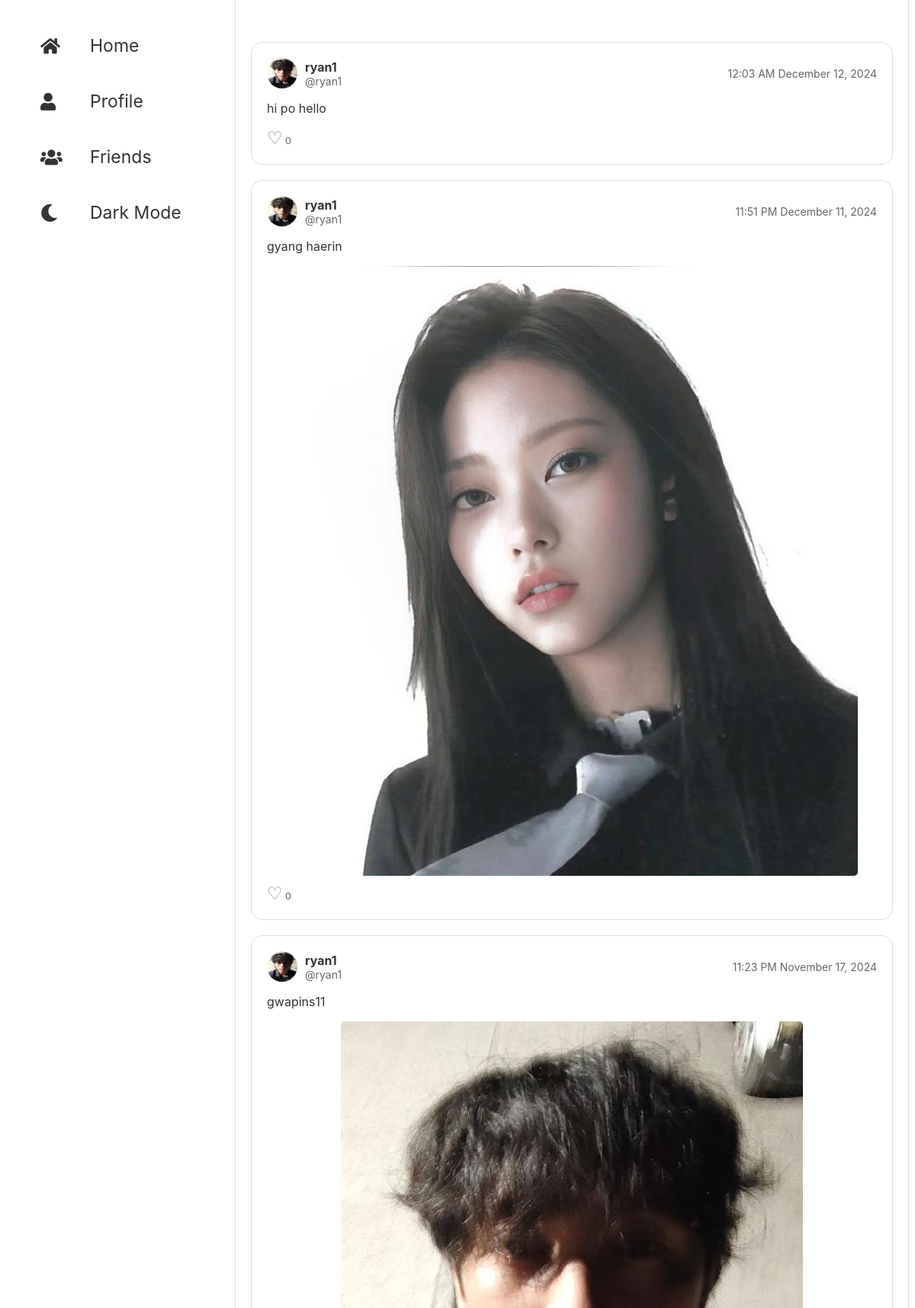
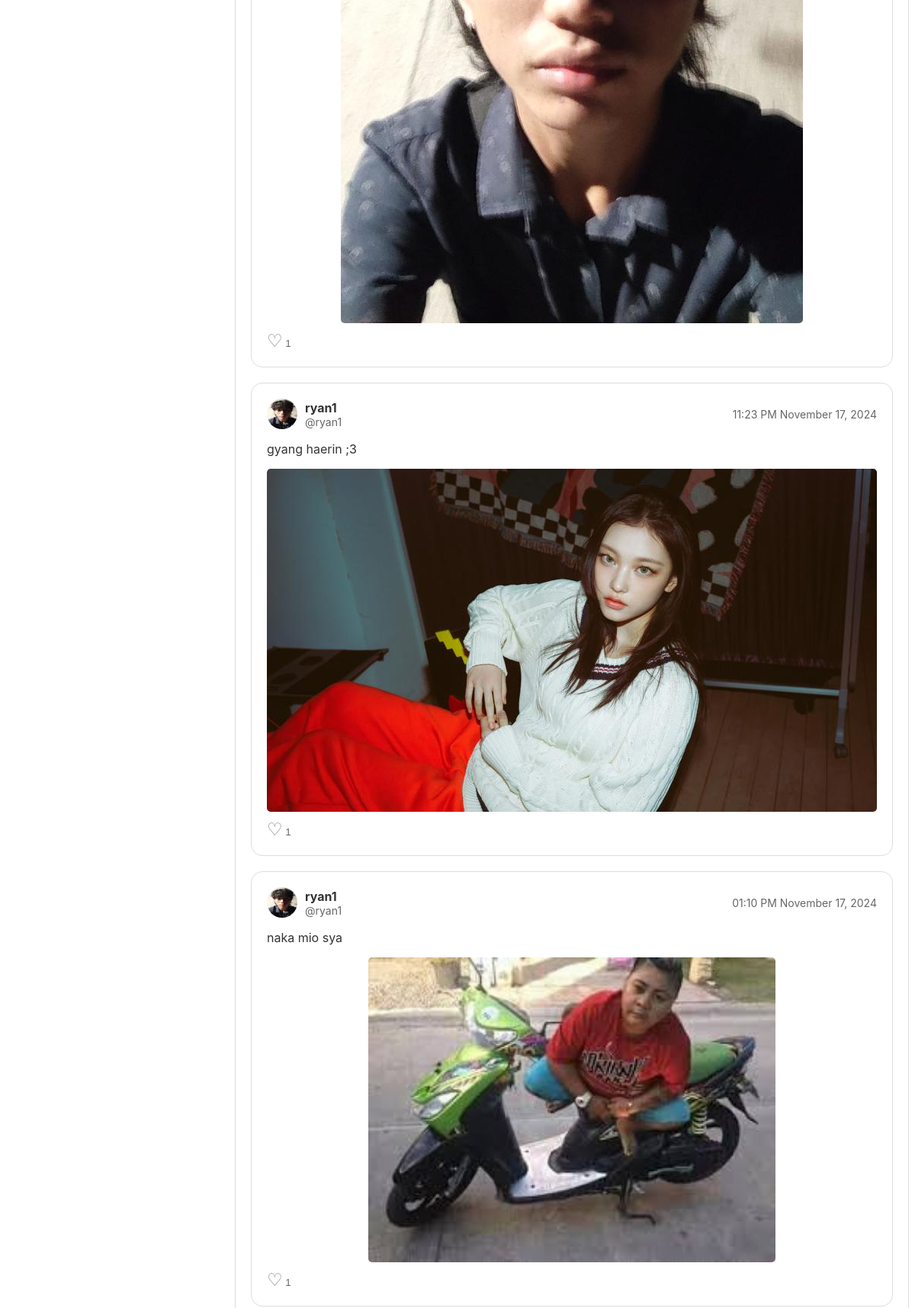
Screenshot of /blog/ (upper part) with the database file from the repository (2 pictures, top to bottom).
### blog/models.py (models this page shows, shortened)
class BlogPost(models.Model):
    content = models.TextField()
    date_posted = models.DateTimeField(default=timezone.now)
    author = models.ForeignKey(settings.AUTH_USER_MODEL, on_delete=models.CASCADE)
    image = models.ImageField(upload_to='blog_images/', blank=True, null=True)

class Profile(models.Model):
    user = models.OneToOneField(User, on_delete=models.CASCADE)
    bio = models.TextField(blank=True)
    profile_picture = models.ImageField(upload_to='profile_pics/', blank=True)

class Like(models.Model):
    user = models.ForeignKey(User, on_delete=models.CASCADE)
    post = models.ForeignKey(BlogPost, on_delete=models.CASCADE, related_name='likes')
    created_at = models.DateTimeField(auto_now_add=True)
    class Meta:
        unique_together = ('user', 'post')  # Ensure a user can only like a post once

### blog/views.py (the view, shortened to what this page needs)
# urls.py: path('', views.blog_list,),  # Blog list
def blog_list(request):
    print(f"LOGIN_REDIRECT_URL: {settings.LOGIN_REDIRECT_URL}")
    posts = BlogPost.objects.all().order_by('-date_posted')
    context = {'posts': posts}
    return render(request, 'blog/blog_list.html', context)

### blog/templates/blog/blog_list.html (shortened to what this page needs)
{% load tz %}
<!DOCTYPE html>
<html lang="en">
<head>
    {% load static %}
    <link rel="stylesheet" href="{% static 'blog/styles.css' %}">
    <link rel="stylesheet" href="https://cdnjs.cloudflare.com/ajax/libs/font-awesome/6.0.0/css/all.min.css" />
    <link href="https://cdnjs.cloudflare.com/ajax/libs/font-awesome/6.5.1/css/all.min.css" rel="stylesheet">
    <link href="https://cdnjs.cloudflare.com/ajax/libs/font-awesome/5.15.4/css/all.min.css" rel="stylesheet">
</head>
<body>
<div class="container">
    <div class="sidebar">
        <ul class="sidebar-nav">
            <li><a href="{% url 'blog_list' %}"><i class="fas fa-home"></i> Home</a></li>
            <li><a href="{% url 'profile' %}"><i class="fas fa-user"></i> Profile</a></li>
            <li><a href="#"><i class="fas fa-users"></i> Friends</a></li>
            <li id="dark-mode-toggle">
                <a href="#"><i class="fas fa-moon"></i> Dark Mode</a>
            </li>
        </ul>
    </div>
    <div class="main-content">
        <div id="feed-container" class="feed">
            {% for post in posts %}
            <div class="post">
                <div class="post-header">
                    {% if post.author.profile.profile_picture %}
                    <img src="{{ post.author.profile.profile_picture.url }}" alt="Profile Picture" class="profile-pic">
                    {% endif %}
                    <div class="post-author">
                        <h3>{{ post.author.username }}</h3>
                        <p>@{{ post.author.username }}</p>
                    </div>
                    <div class="post-author post-date" style="margin-left: auto;">
                        {% timezone "Asia/Shanghai" %}
                        <p class="post-date">{{ post.date_posted|date:"h:i A F d, Y" }}</p>
                        {% endtimezone %}
                    </div>
                </div>
                <div class="post-content">
                    <p>{{ post.content }}</p>
                    {% if post.image %}
                    <img src="{{ post.image.url }}" alt="Post Image" class="post-image">
                    {% endif %}
                </div>
                <div class="post-actions">
                    <div style="justify-content: flex-start;">
                        <button class="like-button" data-post-id="{{ post.id }}" data-liked="{% if request.user in post.likes.all %}true{% else %}false{% endif %}">
                            <i class="heart-icon {% if request.user in post.likes.all %}liked{% endif %}"></i>
                            <span id="like-count-{{ post.id }}">{{ post.likes.count }}</span>
                        </button>
                    </div>
                </div>
            </div>
            {% endfor %}
        </div>
    </div>
</div>
</body>
</html>

### blog/static/blog/styles.css (style rules this page uses)
body { font-family: -apple-system, BlinkMacSystemFont, 'Segoe UI', Roboto, Oxygen, Ubuntu, Cantarell, 'Open Sans', 'Helvetica Neue', sans-serif; background-color: #fff; color: #333; transition: background-color 0.3s, color 0.3s; display: flex; overflow-y: hidden; margin-bottom: 0px; margin-top: 0px; }
.container { display: flex; width: 100%; max-width: 1200px; margin: 0 auto; overflow-y: hidden; }
.sidebar { width: 250px; padding: 20px; background-color: #fff; position: fixed; top: 0; height: 100vh; display: flex; flex-direction: column; justify-content: space-between; overflow-y: auto; margin: none; }
.sidebar-nav { list-style: none; padding: none; padding-inline-start: 15px; }
.sidebar-nav li { margin-bottom: 25px; display: flex; align-items: center; list-style: none; }
.sidebar-nav a { display: flex; align-items: center; padding: 10px; text-decoration: none; color: #333; font-size: 23px; transition: padding 0.3s ease; }
.sidebar-nav a i { margin-right: 40px; width: 25px; height: 25px; top: 50%; align-content: center; }
.main-content { flex: 1; margin-left: 300px; padding: 20px; border-left: 1px solid #ddd; border-right: 1px solid #ddd; overflow-y: auto; height: 100vh; width: calc(100% - 250px); }
.feed { margin-top: 35px; }
.post { background-color: #fff; border: 1px solid #ddd; border-radius: 5px; padding: 20px; margin-bottom: 20px; border-radius: 15px; }
.post-header { display: flex; align-items: center; margin-bottom: 10px; }
.profile-pic { width: 40px; height: 40px; border-radius: 50%; margin-right: 10px; }
.post-author h3 { margin: 0; font-size: 16px; font-weight: bold; }
.post-author p { margin: 0; font-size: 14px; color: #666; }
.post-content { margin-bottom: 10px; }
.post-image { display: block; min-width: 300px; min-height: 400px; border-radius: 5px; margin: 0 auto; margin-top: 10px; }
.post-actions { display: flex; justify-content: space-between; align-items: center; }
.post-actions button { background: none; border: none; padding: 0; cursor: pointer; color: #666; }
.sidebar, .main-content, .right-sidebar { overflow-y: auto; scrollbar-width: none; }
.post-date { font-size: 12px; color: #8899a6; }
.like-button { background: none; border: none; cursor: pointer; padding: 0; outline: none; color: gray; }
.heart-icon { font-size: 23px; color: gray; font-style: normal; }
.heart-icon:before { content: '\2661'; }

### rows the page displays
BlogPost: author.profile.profile_picture (picture), author.username "ryan1", date_posted "12:03 AM December 12, 2024", content "hi po hello", likes.count "0"
BlogPost: author.profile.profile_picture (picture), author.username "ryan1", date_posted "11:51 PM December 11, 2024", content "gyang haerin", image (picture), likes.count "0"
BlogPost: author.profile.profile_picture (picture), author.username "ryan1", date_posted "11:23 PM November 17, 2024", content "gwapins11", image (picture), likes.count "1"
BlogPost: author.profile.profile_picture (picture), author.username "ryan1", date_posted "11:23 PM November 17, 2024", content "gyang haerin ;3", image (picture), likes.count "1"
BlogPost: author.profile.profile_picture (picture), author.username "ryan1", date_posted "01:10 PM November 17, 2024", content "naka mio sya", image (picture), likes.count "1"
